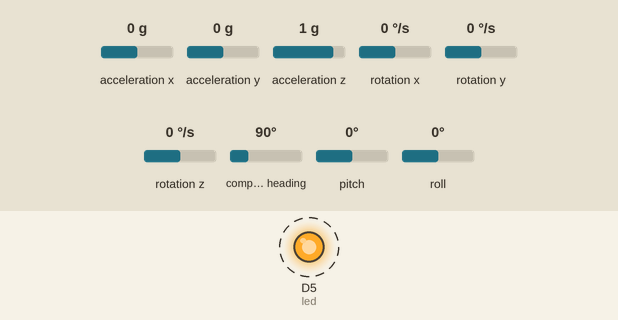
Bench run of a program on a simulated CircuitPython board. Shown: output pins drawn as LEDs (lit = HIGH). Dashed ring = blinking. The test bench sets the inputs (shaded band); at power-on: acceleration x 0 g, acceleration y 0 g, acceleration z 1 g, rotation x 0 °/s, rotation y 0 °/s, rotation z 0 °/s, compass heading 90°, pitch 0°, roll 0°. The GPS gets a fix after 3 s at 37.7749, -122.4194 with 8 satellites; no radio messages arrive unless stated (any console line starting 'radio sent:' is added by the test bench).

Above: at 0.2 s.
Timing chart, 0 to 3.0 s (numbered marks = the images above):
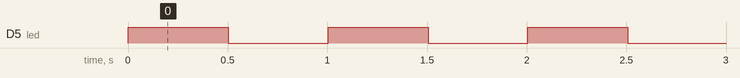

The program:

codev5.py
```python
# wearable_tracker_v5_encrypted.py
# – GPS bootstrap ➜ DR, BNO08x self-cal, barometric height,
#   AES-CTR encryption (nonce ‖ ciphertext) over LoRa.

import time, math, struct, busio, digitalio, board
import adafruit_gps, adafruit_rfm9x
from adafruit_bno08x.i2c import BNO08X_I2C
import adafruit_bno08x, adafruit_bmp280, aesio

# ─── user settings ───────────────────────────────────────────
UNIT_ID   = 1
PERSON_ID = 1
SOS       = 1                 # wire a button later

STEP_LENGTH_M       = 0.77
CONTINUOUS_GPS      = False
GPS_FIXES_BEFORE_LOCK = 60

# ─── radio init ──────────────────────────────────────────────
RADIO_FREQ_MHZ = 868.0
CS, RESET = digitalio.DigitalInOut(board.RFM_CS), digitalio.DigitalInOut(board.RFM_RST)
rfm = adafruit_rfm9x.RFM9x(board.SPI(), CS, RESET, RADIO_FREQ_MHZ)
rfm.tx_power = 20

# ─── peripherals ─────────────────────────────────────────────
uart = busio.UART(board.TX, board.RX, baudrate=9600, timeout=100)
gps  = adafruit_gps.GPS(uart, debug=False)
gps.send_command(b"PMTK314,0,1,0,1,0,0,0,0,0,0,0,0,0,0,0,0,0,0,0")   # RMC+GGA
gps.send_command(b"PMTK220,500")                                     # 1 Hz

i2c   = busio.I2C(board.SCL, board.SDA, frequency=800_000)           # IMU
bno   = BNO08X_I2C(i2c)

i2c_bar = busio.I2C(scl=board.A3, sda=board.A2)                      # BMP280
bmp280  = adafruit_bmp280.Adafruit_BMP280_I2C(i2c_bar, address=0x76)

led = digitalio.DigitalInOut(board.D5)                               # status LED
led.direction = digitalio.Direction.OUTPUT

# ─── encryption params ───────────────────────────────────────
KEY   = b"0123456789abcdef"        # 16 B AES-128 key (shared)
NONCE = bytearray(16)              # increment per packet (last 4 B counter)

FMT  = "<BBBffffI"                 # struct: unit, person, sos, lat, lon, Δalt, hdg, steps

def encrypt_payload(plain: bytes) -> bytes:
    ctr = int.from_bytes(NONCE[-4:], "little") + 1
    NONCE[-4:] = ctr.to_bytes(4, "little")

    aes = aesio.AES(KEY, aesio.MODE_CTR, NONCE)
    cipher = bytearray(len(plain))
    aes.encrypt_into(plain, cipher)
    return bytes(NONCE) + cipher     # nonce prepended

# ─── calibration & baseline ──────────────────────────────────
def calibrate_bno():
    bno.enable_feature(adafruit_bno08x.BNO_REPORT_ACCELEROMETER)
    bno.enable_feature(adafruit_bno08x.BNO_REPORT_GYROSCOPE)
    bno.enable_feature(adafruit_bno08x.BNO_REPORT_MAGNETOMETER)
    bno.enable_feature(adafruit_bno08x.BNO_REPORT_ROTATION_VECTOR)
    bno.enable_feature(adafruit_bno08x.BNO_REPORT_STEP_COUNTER)
    bno.begin_calibration()
    calib_start = None
    while True:
        _ = bno.acceleration; _ = bno.gyro; _ = bno.magnetic; _ = bno.quaternion
        if bno.calibration_status == 3:
            if calib_start is None:
                calib_start = time.monotonic()
            elif time.monotonic() - calib_start >= 5.0:
                break
        else:
            calib_start = None
        led.value = not led.value
        time.sleep(0.5)
    bno.save_calibration_data()
    led.value = True

def baro_alt():
    try:
        alt = bmp280.altitude
        return alt, alt - BASELINE_ALT
    except Exception:
        return None, None

calibrate_bno()
print("Setting baseline altitude… hold steady.")
BASELINE_ALT = sum(bmp280.altitude for _ in range(5)) / 5
print("Baseline:", BASELINE_ALT, "m")

bno.enable_feature(adafruit_bno08x.BNO_REPORT_MAGNETOMETER)
bno.enable_feature(adafruit_bno08x.BNO_REPORT_STEP_COUNTER)

# ─── helpers ─────────────────────────────────────────────────
METRES_PER_DEG_LAT = 111_111
def heading_mag():
    mx, my, _ = bno.magnetic
    h = math.degrees(math.atan2(my, mx))
    return h + 360 if h < 0 else h

# ─── state ───────────────────────────────────────────────────
last_lat = last_lon = None
last_steps = 0
gps_fix_count = 0
dr_only = False

# ─── main loop ───────────────────────────────────────────────
while True:
    gps.update()
    steps   = bno.steps
    heading = heading_mag()

    alt, d_alt = baro_alt()
    if alt is None:
        d_alt = 0.0

    # position -------------------------------------------------
    if not dr_only and gps.has_fix and gps.latitude is not None:
        lat, lon = gps.latitude, gps.longitude
        last_lat, last_lon = lat, lon
        gps_fix_count += 1
        if (not CONTINUOUS_GPS) and gps_fix_count >= GPS_FIXES_BEFORE_LOCK:
            dr_only = True
            gps.send_command(b"PMTK161,0")      # standby
    elif last_lat is not None:
        step_delta = max(steps - last_steps, 0)
        dist = step_delta * STEP_LENGTH_M
        d_lat = dist * math.cos(math.radians(heading)) / METRES_PER_DEG_LAT
        d_lon = dist * math.sin(math.radians(heading)) / (
            METRES_PER_DEG_LAT * math.cos(math.radians(last_lat))
        )
        lat, lon = last_lat + d_lat, last_lon + d_lon
        last_lat, last_lon = lat, lon
    else:
        last_steps = steps
        time.sleep(1)
        continue

    last_steps = steps

    # payload --------------------------------------------------
    plain = struct.pack(
        FMT,
        UNIT_ID, PERSON_ID, SOS,
        float(lat), float(lon),
        float(d_alt), float(heading),
        steps,
    )
    rfm.send(encrypt_payload(plain))
    time.sleep(1)
```

Measured:
- by itself, D5 (led): alternates HIGH for 0.50 s and LOW for 0.50 s
